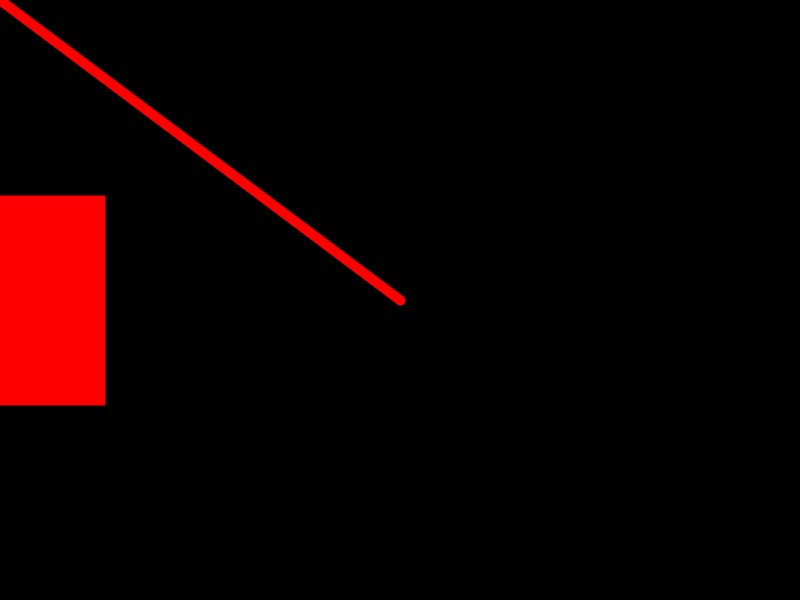
Frame 1 (no input)
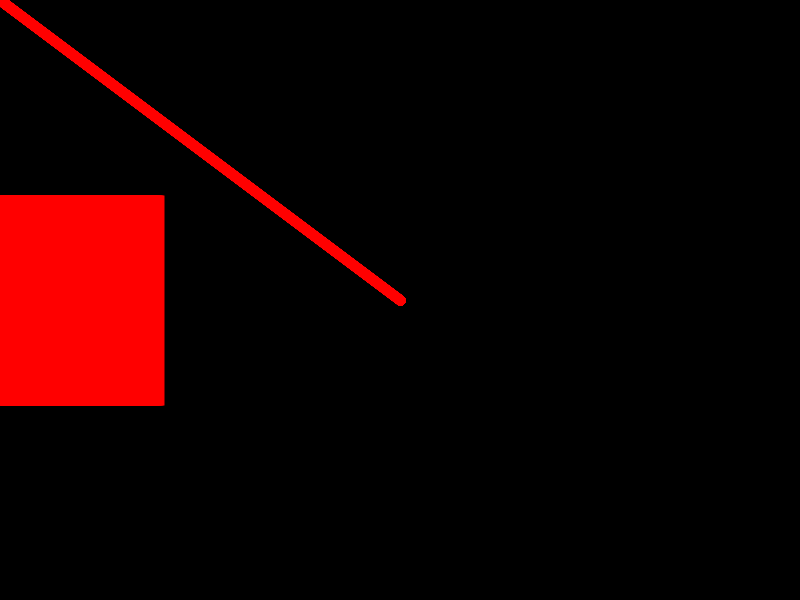
Frame 60 (the mouse pressed at the canvas centre just before this capture)
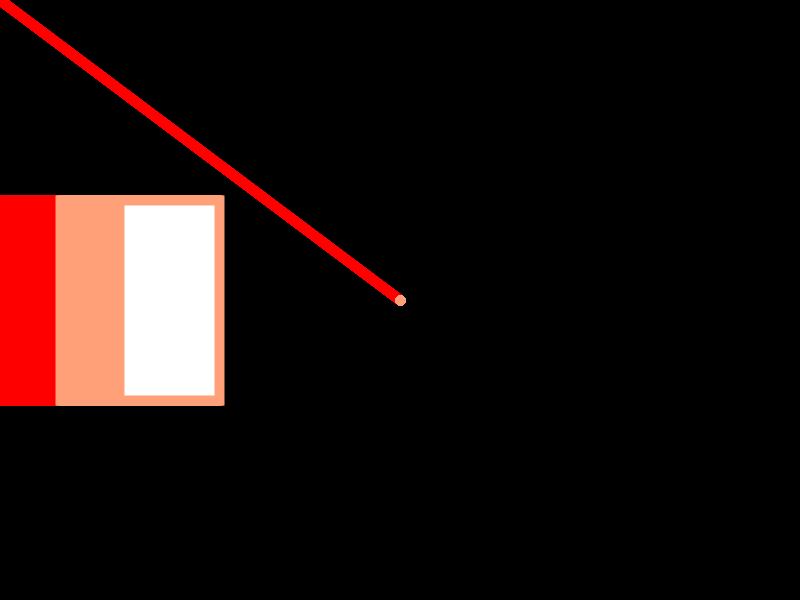
Frame 120 (the mouse held since frame 60 and released just before this capture)

The Processing sketch that drew these frames (run headless with seeded random() and noise(); from frame 60 on, the mouse is pressed at the canvas centre):

// Processing sketch: colores
// ── colores.pde
void setup(){
  size(800,600);
  background(0,0,0);
}

int mov = 0;
void draw(){
  strokeWeight(10);
  stroke(255,mouseX*.4,mouseY*.4);
  line(400,300,mouseX,mouseY);
  fill(255,mouseY,mouseX);
  rect(mov,200,100,200);
  mov++;
  if(mov==800){
    mov=-100;
  }
}
